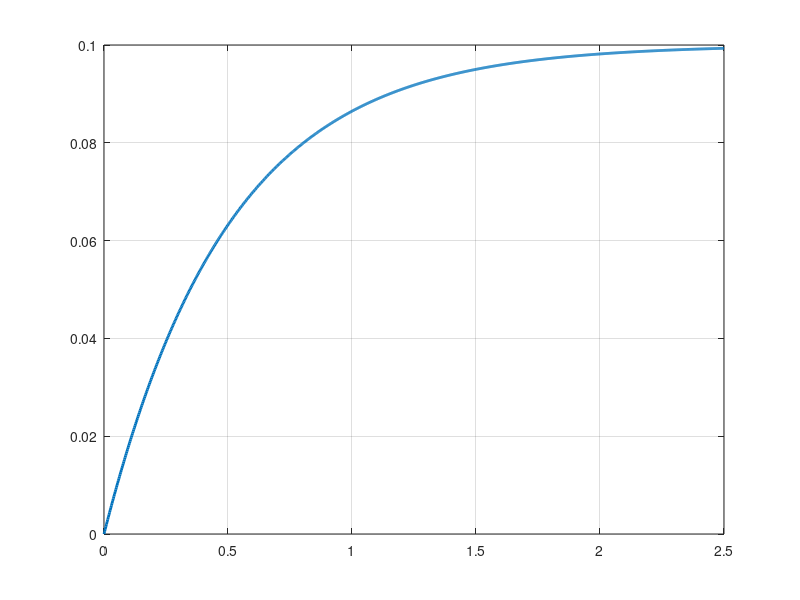

This figure's MATLAB source: (Note: this script raises an error after producing the figure.)
%%%%%%%%%%%%%%%%%%%%%%%%%%%%%%%%%%%%%%%%%%%%%%%%%%%%%%%%%%%%%%%%%%%%%%%%%%

%% Tecnológico de Costa Rica
% Escuela de Ingeniería Electrónica
% EL-5409 Laboratorio de Control Automático
%
% Estudiante: José David Luna Herrera
% Carné: 2020114728
%
% Profesor: Ing. Luis C. Rosales
% II Semestre 2026
% Proyecto individual 1
%
% Simulación de un motor de CD de primer orden

%%%%%%%%%%%%%%%%%%%%%%%%%%%%%%%%%%%%%%%%%%%%%%%%%%%%%%%%%%%%%%%%%%%%%%%%%%

clear;
clc;
close all;

%% Encabezado del programa

fprintf('=============================================\n');
fprintf('       SIMULACION DE UN MOTOR DE CD\n');
fprintf('          Proyecto Individual 1\n');
fprintf('=============================================\n\n');

%% Entrada de los parametros

% En esta parte se solicitan los parametros
% necesarios para obtener la funcion de transferencia.

fprintf('Ingrese los parametros del motor:\n\n');

Kt = input('Kt [N*m/A]: ');
Ra = input('Ra [Ohm]: ');
b  = input('b [N*m*s/rad]: ');
Kb = input('Kb [V*s/rad]: ');
J  = input('J [kg*m^2]: ');

%% Validacion de los parametros

% Se revisa que los valores ingresados sean numeros validos
% y que cumplan con las condiciones necesarias para el modelo.

if ~isnumeric(Kt) || ~isscalar(Kt) || ~isfinite(Kt) || Kt <= 0
    error('Kt debe ser un numero positivo.');
end

if ~isnumeric(Ra) || ~isscalar(Ra) || ~isfinite(Ra) || Ra <= 0
    error('Ra debe ser un numero positivo.');
end

if ~isnumeric(b) || ~isscalar(b) || ~isfinite(b) || b < 0
    error('b debe ser un numero mayor o igual que cero.');
end

if ~isnumeric(Kb) || ~isscalar(Kb) || ~isfinite(Kb) || Kb <= 0
    error('Kb debe ser un numero positivo.');
end

if ~isnumeric(J) || ~isscalar(J) || ~isfinite(J) || J <= 0
    error('J debe ser un numero positivo.');
end

%% Calculo de la ganancia y la constante de tiempo

% Primero se calcula el denominador que aparece en las
% ecuaciones del modelo del motor.

denominador = Ra*b + Kt*Kb;

% Ganancia del motor
KM = Kt / denominador;

% Constante de tiempo del motor
tau = (J*Ra) / denominador;

%% Mostrar los resultados obtenidos

fprintf('\n=============================================\n');
fprintf('             RESULTADOS\n');
fprintf('=============================================\n\n');

fprintf('KM  = %.6f\n', KM);
fprintf('tau = %.6f s\n\n', tau);

% Se muestra la funcion de transferencia obtenida
% a partir de los valores calculados.

fprintf('Funcion de transferencia:\n');
fprintf('             %.6f\n', KM);
fprintf('G(s) = -------------------------\n');
fprintf('          %.6f s + 1\n\n', tau);

%% Respuesta al escalon unitario

% Para un sistema de primer orden:
%
%          KM
% G(s) = ---------
%        tau*s + 1
%
% La respuesta ante un escalon unitario es:
%
% y(t) = KM*(1-exp(-t/tau))

% Se utiliza un tiempo de simulacion de cinco constantes
% de tiempo para poder observar como el sistema llega
% al valor final.

t_final = 5*tau;

% Se crean 1000 puntos para obtener una curva suave.

t = linspace(0, t_final, 1000);

% Calculo de la respuesta del sistema

y = KM * (1 - exp(-t/tau));

%% Calculo de las caracteristicas de la respuesta

% Para un escalon unitario, el valor final de la salida
% corresponde a la ganancia KM.

valor_final = KM;

% El error de estado estacionario se obtiene comparando
% la entrada unitaria con el valor final de la salida.

error_estacionario = abs(1 - valor_final);

% Se calcula el valor de la respuesta cuando t = tau.
% En este punto la respuesta alcanza aproximadamente
% el 63.2% del valor final.

valor_tau = KM * (1 - exp(-1));

% Tiempo de asentamiento utilizando el criterio del 2%.
%
% Se obtiene a partir de:
% exp(-t/tau) = 0.02

tiempo_asentamiento = -tau * log(0.02);

%% Mostrar las caracteristicas calculadas

fprintf('=============================================\n');
fprintf('       CARACTERISTICAS DE LA RESPUESTA\n');
fprintf('=============================================\n\n');

fprintf('Valor final esperado         = %.6f\n', ...
    valor_final);

fprintf('Error de estado estacionario = %.6f\n', ...
    error_estacionario);

fprintf('Respuesta en t = tau         = %.6f\n', ...
    valor_tau);

fprintf('Tiempo de asentamiento 2%%    = %.6f s\n', ...
    tiempo_asentamiento);

%% Grafica de la respuesta

% Se crea la figura y se grafica la respuesta al escalon.

figure;

plot(t, y, 'LineWidth', 2);
hold on;
grid on;

% Linea que representa el valor final esperado.

yline(valor_final, '--', ...
    'Valor final');

% Se marca el punto correspondiente a t = tau.

xline(tau, '--', ...
    't = tau');

% Se marca el tiempo de asentamiento al 2%.

xline(tiempo_asentamiento, '--', ...
    't_s (2%)');

% Se agregan las lineas que representan el limite superior
% e inferior del 2% alrededor del valor final.

yline(valor_final*1.02, ':', ...
    '+2%');

yline(valor_final*0.98, ':', ...
    '-2%');

% Nombre de los ejes y titulo de la grafica.

xlabel('Tiempo [s]');
ylabel('Salida');

title('Respuesta al escalon unitario');

% Se agrega una leyenda para identificar las diferentes
% lineas utilizadas en la grafica.

legend('Respuesta del sistema', ...
       'Valor final', ...
       't = tau', ...
       'Tiempo de asentamiento', ...
       '+2%', ...
       '-2%', ...
       'Location', 'southeast');

hold off;
